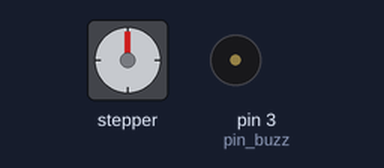
This sketch was run on a simulated Arduino Uno, built with avr-gcc and run on an emulated ATmega328P. On the bench: stepper motor, buzzer (waves = sounding). Wiring (inferred from the names in the program): stepper motor driver (200 steps per turn assumed): step pin 8; direction pin 9; enable pin 10.

Above: at 0.2 s.
At 9.62 s:
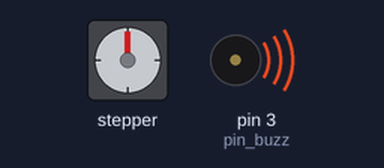
Timing chart, 0 to 11.8 s (numbered marks = the images above):
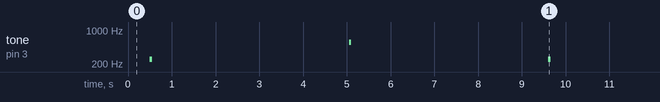

The sketch:

sketch_jul14a.ino
```cpp
#define STEP 8
#define DIR 9
#define EN 10


#define steps 200 // количество шагов за один оборот вала двигателя
#define koe_r steps/shag_rezbi // коэффициент перемещения. шагов на мм
#define shag_rezbi 10 // шаг резьбы по ГОСТ
#define LONG 5 // перемещение на указанное значение, в мм// перемещение на указанное значение, в мм

#define time_of_one_step 5
#define pin_buzz 3
void setup() {
  pinMode(STEP, OUTPUT);
  pinMode(DIR, OUTPUT);
  pinMode(EN, OUTPUT);

  digitalWrite(EN, HIGH);
}

void loop() {
  delay(500);
  tone(3, 252, 50);
  delay(1);
  for (int i = 0; i <= 2000; i++) {
    digitalWrite(EN, HIGH);
    digitalWrite(DIR, 0);
    digitalWrite(STEP, HIGH);
    delay(1);
    digitalWrite(STEP, LOW);
    delay(1);
  }
  delay(500);

  tone(3, 566, 50);
  delay(1);
  for (int i = 0; i <= 2000; i++) {
    digitalWrite(EN, HIGH);
    digitalWrite(DIR, 1);

    digitalWrite(STEP, HIGH);
    delay(1);
    digitalWrite(STEP, LOW);
    delay(1);


  }
      digitalWrite(EN, LOW);
}
```

Measured:
- by itself, tone on pin 3 (pin_buzz): repeats every 9.1 s: silent 4.5 s, 566 Hz 0.05 s, silent 4.5 s, 252 Hz 0.05 s
